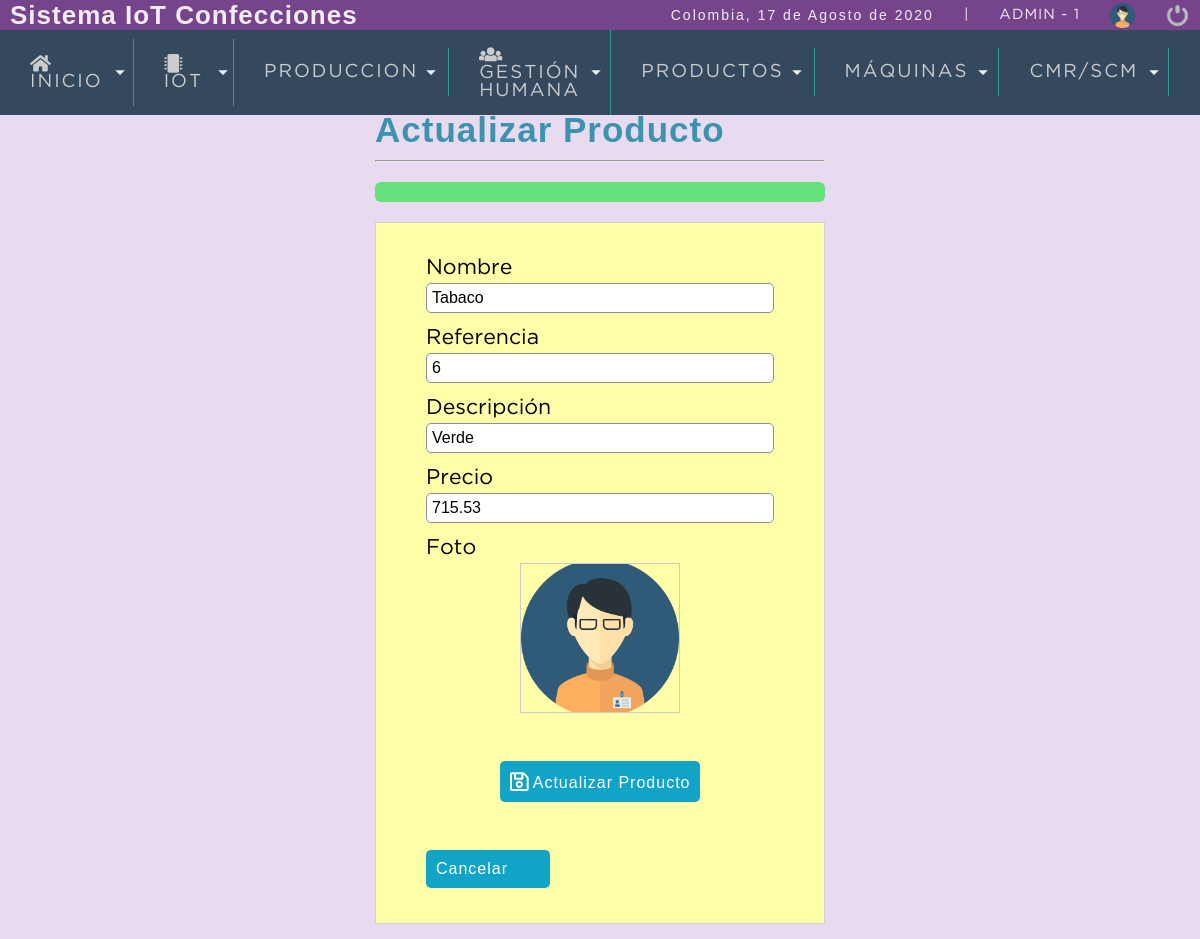
The page /sistema/editar_producto.php?id=15 (signed in) on the database as committed earlier.
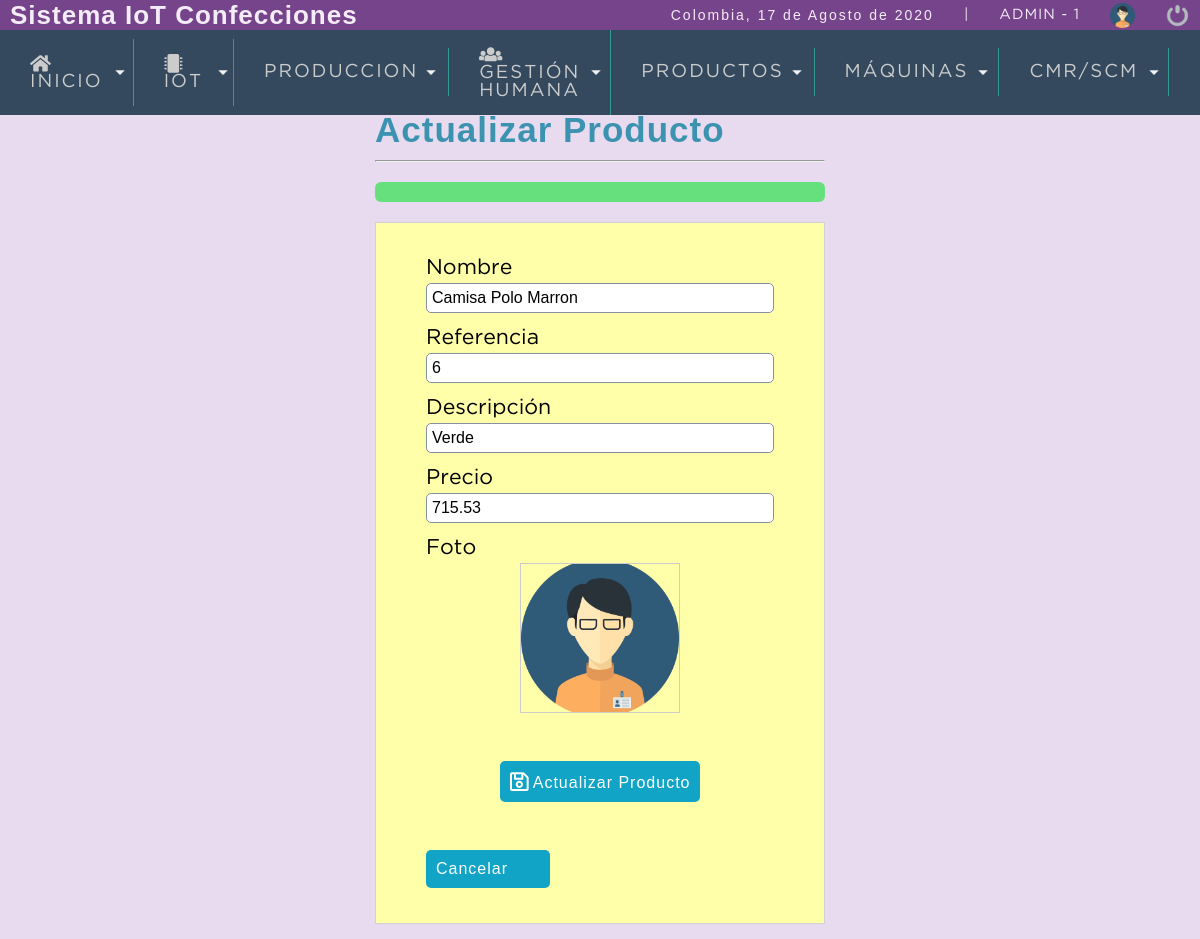
The same page on the database as committed later.
### tables this page shows
CREATE TABLE `producto` (
  `idproducto` int(11) NOT NULL,
  `nombre` varchar(30) NOT NULL,
  `referencia` varchar(15) NOT NULL,
  `descripcion` varchar(100) DEFAULT NULL,
  `precio` decimal(10,2) DEFAULT NULL,
  `existencia` int(11) DEFAULT NULL,
  `foto` mediumtext DEFAULT NULL,
  `created_at` datetime NOT NULL DEFAULT current_timestamp(),
  `updated_at` datetime DEFAULT NULL,
  `deleted_at` datetime DEFAULT NULL,
  `status` int(11) NOT NULL DEFAULT 1,
  `usuario_id` int(11) NOT NULL
);

### sistema/editar_producto.php (the view, shortened to what this page needs)
<?php
	include "includes/scripts.php";
	if (empty($_REQUEST['id'])){
		header('location: lista_productos.php');
	}else{
		$id_producto=$_REQUEST['id'];
		include "../conexion.php";
		$query_producto=mysqli_query($conexion,"SELECT idproducto,nombre,descripcion,referencia,precio,foto FROM producto WHERE (idproducto=$id_producto AND status=1)");
		$result=mysqli_num_rows($query_producto);
		if($result>0){
			$data_producto=mysqli_fetch_assoc($query_producto);
		}else{
			header('location: lista_productos.php');
		}
	}
?>
<!DOCTYPE html>
<html lang="en">
<head>
</head>
<body>
	<?php  include "includes/header.php"; ?>
	<section id="container">
		<div class="form_register">
			<h1>Actualizar Producto</h1>
			<hr>
			<div class="alert"> <?php echo isset($alert) ? $alert : ''; ?></div>
			<form action="" method="post" enctype="multipart/form-data">
				<label for='nombre'>Nombre</label>
				<input type="text" name="nombre" id="nombre" placeholder="Nombre del Producto" value="<?php echo $data_producto['nombre']; ?>">
				<label for='referencia'>Referencia</label>
				<input type="text" name="referencia" id="referencia" placeholder="Referencia" value="<?php echo $data_producto['referencia']; ?>">
				<label for="descripcion">Descripción</label>
				<input type="text" name="descripcion" id="descripcion" placeholder="Descripción" value="<?php echo $data_producto['descripcion']; ?>">
				<label for="precio">Precio</label>
				<input type="number" name="precio" id="precio" placeholder="Precio" value="<?php echo $data_producto['precio']; ?>">
				<div class="photo">
					<label for="foto">Foto</label>
			        <div class="prevPhoto">
			        	<label for="foto"></label>
			        </div>
				</div>
				<br>
				<button type="submit" class="btn_save"><i class="far fa-save fa-lg"></i> Actualizar Producto</button>
				<br>
				<a class="btn_cancel" href="lista_productos.php">Cancelar</a>
			</form>
		</div>
	</section>
</body>
</html>

Rows that differ between the two databases and show on the page:
changed producto "Verde": nombre "Tabaco" → "Camisa Polo Marron"
